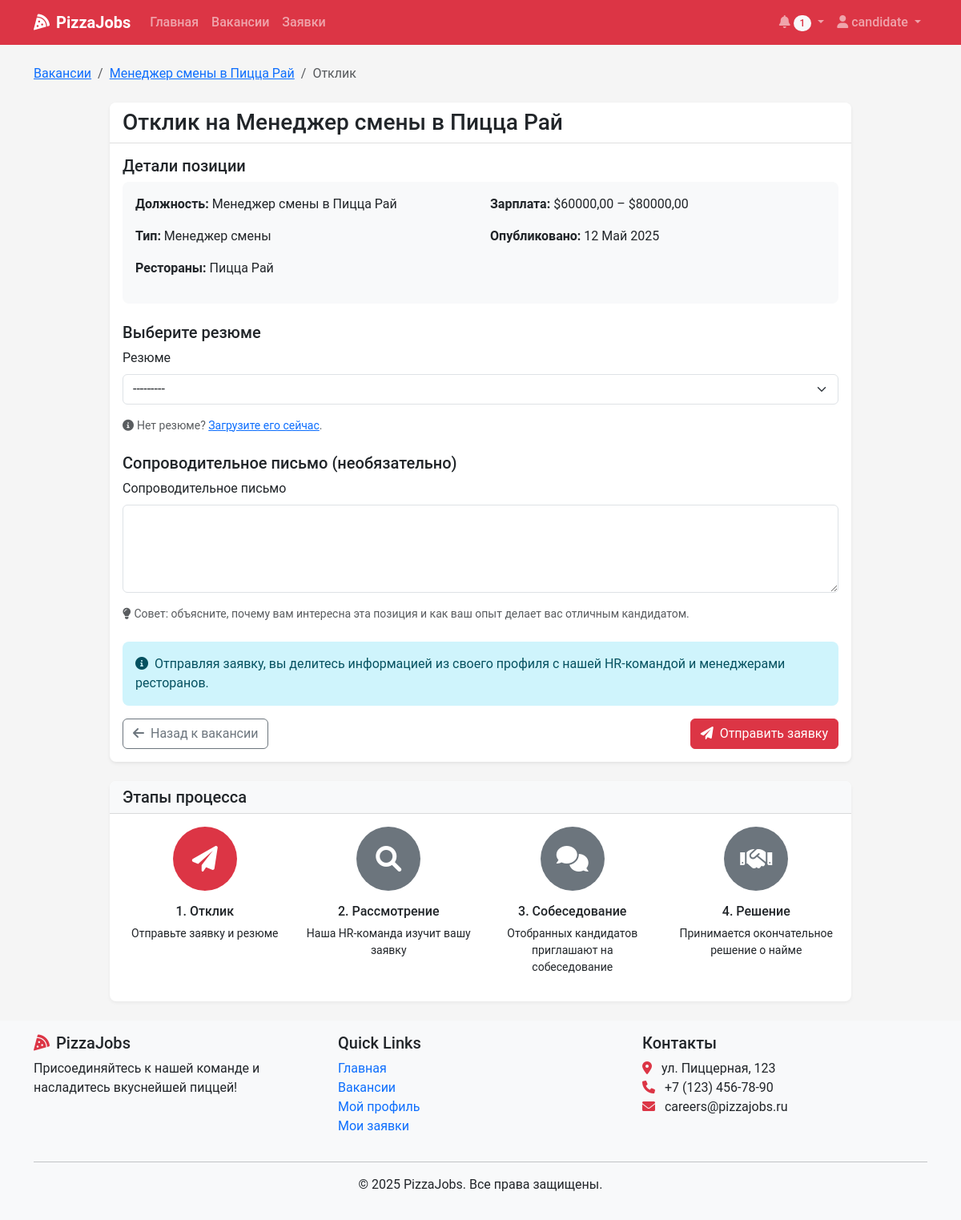
The page /vacancies/4/apply/ (signed in) on the database its author committed.
### recruitment/models.py (models this page shows, shortened)
class Vacancy(models.Model):
    title = models.CharField(max_length=100)
    position_type = models.ForeignKey(PositionType, on_delete=models.CASCADE, related_name='vacancies')
    restaurants = models.ManyToManyField(Restaurant, related_name='vacancies')
    description = models.TextField()
    requirements = models.TextField()
    responsibilities = models.TextField()
    conditions = models.TextField()
    salary_min = models.DecimalField(max_digits=10, decimal_places=2, null=True, blank=True)
    salary_max = models.DecimalField(max_digits=10, decimal_places=2, null=True, blank=True)
    is_active = models.BooleanField(default=True)
    created_at = models.DateTimeField(auto_now_add=True)
    updated_at = models.DateTimeField(auto_now=True)
    created_by = models.ForeignKey(User, on_delete=models.SET_NULL, null=True, related_name='created_vacancies')
    class Meta:
        verbose_name_plural = "Vacancies"

class PositionType(models.Model):
    title = models.CharField(max_length=100, unique=True)
    description = models.TextField()

class Restaurant(models.Model):
    name = models.CharField(max_length=100)
    address = models.CharField(max_length=255)
    city = models.CharField(max_length=100)
    manager = models.ForeignKey(User, on_delete=models.SET_NULL, null=True, blank=True, related_name='managed_restaurants')

### recruitment/views.py (the view)
# urls.py: path('vacancies/<int:vacancy_id>/apply/', views.apply_for_vacancy, name='apply_for_vacancy'),
@login_required
@candidate_required
def apply_for_vacancy(request, vacancy_id):
    vacancy = get_object_or_404(Vacancy, id=vacancy_id, is_active=True)
    if Application.objects.filter(vacancy=vacancy, user=request.user).exists():
        messages.warning(request, 'You have already applied for this position.')
        return redirect('vacancy_detail', vacancy_id=vacancy_id)
    resumes = Resume.objects.filter(user=request.user, is_active=True)
    if not resumes.exists():
        messages.warning(request, 'Please upload a resume before applying.')
        return redirect('upload_resume')
    if request.method == 'POST':
        form = ApplicationForm(request.POST, user=request.user)
        if form.is_valid():
            application = form.save(commit=False)
            application.vacancy = vacancy
            application.user = request.user
            application.save()
            for restaurant in vacancy.restaurants.all():
                if restaurant.manager:
                    Notification.objects.create(
                        user=restaurant.manager,
                        title=f"New application for {vacancy.title}",
                        message=f"A new application from {request.user.get_full_name()} has been received for {vacancy.title}."
                    )
            messages.success(request, 'Your application has been submitted successfully.')
            return redirect('vacancy_detail', vacancy_id=vacancy_id)
    else:
        form = ApplicationForm(user=request.user)
    context = {
        'form': form,
        'vacancy': vacancy,
    }
    return render(request, 'applications/apply.html', context)

### recruitment/forms.py
class ApplicationForm(forms.ModelForm):
    class Meta:
        model = Application
        fields = ['resume', 'cover_letter']
        widgets = {
            'cover_letter': forms.Textarea(attrs={'rows': 4}),
        }
        labels = {
            'resume': _('Резюме'),
            'cover_letter': _('Сопроводительное письмо'),
        }
    def __init__(self, *args, **kwargs):
        user = kwargs.pop('user', None)
        super().__init__(*args, **kwargs)
        if user:
            self.fields['resume'].queryset = Resume.objects.filter(
                user=user, is_active=True
            )

### recruitment/models.py (called while the page is built)
    def __str__(self):
        return f"{self.title} - {self.user.username}"

### templates/applications/apply.html (shortened to what this page needs)
{% extends 'base.html' %}
{% load crispy_forms_tags %}
{% block content %}
<div class="container">
    <nav aria-label="breadcrumb" class="mb-4">
        <ol class="breadcrumb">
            <li class="breadcrumb-item"><a href="{% url 'vacancy_list' %}">Вакансии</a></li>
            <li class="breadcrumb-item"><a href="{% url 'vacancy_detail' vacancy.id %}">{{ vacancy.title }}</a></li>
            <li class="breadcrumb-item active">Отклик</li>
        </ol>
    </nav>
    <div class="row justify-content-center">
        <div class="col-lg-10">
            <div class="card shadow">
                <div class="card-header bg-white">
                    <h1 class="h3 mb-0">Отклик на {{ vacancy.title }}</h1>
                </div>
                <div class="card-body">
                    <div class="mb-4">
                        <h5>Детали позиции</h5>
                        <div class="card bg-light mb-3">
                            <div class="card-body">
                                <div class="row">
                                    <div class="col-md-6">
                                        <p><strong>Должность:</strong> {{ vacancy.title }}</p>
                                        <p><strong>Тип:</strong> {{ vacancy.position_type.title }}</p>
                                        <p>
                                            <strong>Рестораны:</strong>
                                            {% for restaurant in vacancy.restaurants.all %}
                                                {{ restaurant.name }}{% if not forloop.last %}, {% endif %}
                                            {% endfor %}
                                        </p>
                                    </div>
                                    <div class="col-md-6">
                                        <p>
                                            <strong>Зарплата:</strong>
                                            {% if vacancy.salary_min and vacancy.salary_max %}
                                                ${{ vacancy.salary_min }} – ${{ vacancy.salary_max }}
                                            {% elif vacancy.salary_min %}
                                                От ${{ vacancy.salary_min }}
                                            {% elif vacancy.salary_max %}
                                                До ${{ vacancy.salary_max }}
                                            {% else %}
                                                Не указана
                                            {% endif %}
                                        </p>
                                        <p><strong>Опубликовано:</strong> {{ vacancy.created_at|date:"j F Y" }}</p>
                                    </div>
                                </div>
                            </div>
                        </div>
                    </div>
                    <form method="post">
                        <div class="mb-4">
                            <h5>Выберите резюме</h5>
                            {{ form.resume|as_crispy_field }}
                            <div class="text-muted small">
                                <i class="fas fa-info-circle me-1"></i>Нет резюме? <a href="{% url 'upload_resume' %}">Загрузите его сейчас</a>.
                            </div>
                        </div>
                        <div class="mb-4">
                            <h5>Сопроводительное письмо (необязательно)</h5>
                            {{ form.cover_letter|as_crispy_field }}
                            <div class="text-muted small">
                                <i class="fas fa-lightbulb me-1"></i>Совет: объясните, почему вам интересна эта позиция и как ваш опыт делает вас отличным кандидатом.
                            </div>
                        </div>
                        <div class="alert alert-info">
                            <i class="fas fa-info-circle me-2"></i>Отправляя заявку, вы делитесь информацией из своего профиля с нашей HR-командой и менеджерами ресторанов.
                        </div>
                        <div class="d-flex justify-content-between">
                            <a href="{% url 'vacancy_detail' vacancy.id %}" class="btn btn-outline-secondary">
                                <i class="fas fa-arrow-left me-2"></i>Назад к вакансии
                            </a>
                            <button type="submit" class="btn btn-danger">
                                <i class="fas fa-paper-plane me-2"></i>Отправить заявку
                            </button>
                        </div>
                    </form>
                </div>
            </div>
            <div class="card mt-4 shadow-sm">
                <div class="card-header bg-light">
                    <h5 class="mb-0">Этапы процесса</h5>
                </div>
                <div class="card-body">
                    <div class="row">
                        <div class="col-md-3 text-center">
                            <div class="rounded-circle bg-danger text-white d-flex align-items-center justify-content-center mx-auto mb-3" style="width: 80px; height: 80px;">
                                <i class="fas fa-paper-plane fa-2x"></i>
                            </div>
                            <h6>1. Отклик</h6>
                            <p class="small">Отправьте заявку и резюме</p>
                        </div>
                        <div class="col-md-3 text-center">
                            <div class="rounded-circle bg-secondary text-white d-flex align-items-center justify-content-center mx-auto mb-3" style="width: 80px; height: 80px;">
                                <i class="fas fa-search fa-2x"></i>
                            </div>
                            <h6>2. Рассмотрение</h6>
                            <p class="small">Наша HR-команда изучит вашу заявку</p>
                        </div>
                        <div class="col-md-3 text-center">
                            <div class="rounded-circle bg-secondary text-white d-flex align-items-center justify-content-center mx-auto mb-3" style="width: 80px; height: 80px;">
                                <i class="fas fa-comments fa-2x"></i>
                            </div>
                            <h6>3. Собеседование</h6>
                            <p class="small">Отобранных кандидатов приглашают на собеседование</p>
                        </div>
                        <div class="col-md-3 text-center">
                            <div class="rounded-circle bg-secondary text-white d-flex align-items-center justify-content-center mx-auto mb-3" style="width: 80px; height: 80px;">
                                <i class="fas fa-handshake fa-2x"></i>
                            </div>
                            <h6>4. Решение</h6>
                            <p class="small">Принимается окончательное решение о найме</p>
                        </div>
                    </div>
                </div>
            </div>
        </div>
    </div>
</div>
{% endblock %}

### templates/base.html (shortened to what this page needs)
<!DOCTYPE html>
<html lang="ru">
<head>
    <link href="https://cdn.jsdelivr.net/npm/bootstrap@5.3.0-alpha1/dist/css/bootstrap.min.css" rel="stylesheet">
    <link rel="stylesheet" href="https://cdnjs.cloudflare.com/ajax/libs/font-awesome/6.0.0/css/all.min.css">
    <link rel="stylesheet" href="/static/css/main.css">
</head>
<body>
    <nav class="navbar navbar-expand-lg navbar-dark bg-danger sticky-top">
        <div class="container">
            <a class="navbar-brand" href="{% url 'home' %}">
                <i class="fas fa-pizza-slice me-2"></i>PizzaJobs
            </a>
            <div class="collapse navbar-collapse" id="navbarNav">
                <ul class="navbar-nav me-auto">
                    <li class="nav-item">
                        <a class="nav-link" href="{% url 'home' %}">Главная</a>
                    </li>
                    <li class="nav-item">
                        <a class="nav-link" href="{% url 'vacancy_list' %}">Вакансии</a>
                    </li>
                    {% if user.is_authenticated %}
                        <li class="nav-item">
                            <a class="nav-link" href="{% url 'application_list' %}">Заявки</a>
                        </li>
                    {% endif %}
                </ul>
                <ul class="navbar-nav">
                    {% if user.is_authenticated %}
                        <li class="nav-item dropdown">
                            <a class="nav-link dropdown-toggle" href="#" id="notificationDropdown" role="button" data-bs-toggle="dropdown">
                                <i class="fas fa-bell"></i>
                                {% if user.notifications.filter.exists %}
                                <span class="badge rounded-pill bg-light text-danger">
                                    {{ user.notifications.filter.count }}
                                </span>
                                {% endif %}
                            </a>
                        </li>
                        <li class="nav-item dropdown">
                            <a class="nav-link dropdown-toggle" href="#" id="userDropdown" role="button" data-bs-toggle="dropdown">
                                <i class="fas fa-user"></i> {{ user.username }}
                            </a>
                        </li>
                    {% endif %}
                </ul>
            </div>
        </div>
    </nav>
    <main class="py-4">
        {% block content %}{% endblock %}
    </main>
    <footer class="footer mt-auto py-3 bg-light">
        <div class="container">
            <div class="row">
                <div class="col-md-4">
                    <h5><i class="fas fa-pizza-slice text-danger me-2"></i>PizzaJobs</h5>
                    <p>Присоединяйтесь к нашей команде и насладитесь вкуснейшей пиццей!</p>
                </div>
                <div class="col-md-4">
                    <h5>Quick Links</h5>
                    <ul class="list-unstyled">
                        <li><a href="{% url 'home' %}" class="text-decoration-none">Главная</a></li>
                        <li><a href="{% url 'vacancy_list' %}" class="text-decoration-none">Вакансии</a></li>
                        {% if user.is_authenticated %}
                            <li><a href="{% url 'view_profile' %}" class="text-decoration-none">Мой профиль</a></li>
                            <li><a href="{% url 'application_list' %}" class="text-decoration-none">Мои заявки</a></li>
                        {% else %}
                            <li><a href="{% url 'login' %}" class="text-decoration-none">Войти</a></li>
                            <li><a href="{% url 'register' %}" class="text-decoration-none">Регистрация</a></li>
                        {% endif %}
                    </ul>
                </div>
                <div class="col-md-4">
                    <h5>Контакты</h5>
                    <address>
                        <i class="fas fa-map-marker-alt text-danger me-2"></i> ул. Пиццерная, 123<br>
                        <i class="fas fa-phone text-danger me-2"></i> +7 (123) 456-78-90<br>
                        <i class="fas fa-envelope text-danger me-2"></i> careers@pizzajobs.ru
                    </address>
                </div>
            </div>
            <hr>
            <div class="text-center">
                <p>&copy; 2025 PizzaJobs. Все права защищены.</p>
            </div>
        </div>
    </footer>
</body>
</html>

### static/css/main.css (style rules this page uses)
:root { --pizza-red: #dc3545; --pizza-green: #198754; --pizza-white: #ffffff; --pizza-light: #f8f9fa; --pizza-dark: #212529; --pizza-secondary: #6c757d; }
body { font-family: 'Roboto', 'Segoe UI', Arial, sans-serif; color: var(--pizza-dark); background-color: #f5f5f5; min-height: 100vh; display: flex; flex-direction: column; }
main { flex: 1; }
.card { border-radius: 0.5rem; border: none; overflow: hidden; }
.card-header { border-bottom: 1px solid rgba(0, 0, 0, 0.125); }
.card-header.bg-white { background-color: white; }
.card.shadow { box-shadow: 0 0.125rem 0.25rem rgba(0, 0, 0, 0.075) !important; }
.card.shadow-sm { box-shadow: 0 0.125rem 0.25rem rgba(0, 0, 0, 0.05) !important; }
.navbar-dark.bg-danger { background-color: var(--pizza-red) !important; }
.nav-link { font-weight: 500; }
.navbar-brand { font-weight: 700; }
.footer { background-color: var(--pizza-light); padding: 2rem 0; margin-top: auto; }
.badge { font-weight: 500; padding: 0.35em 0.65em; }
.alert { border-radius: 0.5rem; border: none; }

### rows shown on the page
Vacancy: title "Менеджер смены в Пицца Рай", position_type "Менеджер смены", salary_min "60000,00", salary_max "80000,00", created_at "12 Май 2025"
Restaurant: name "Пицца Рай"

### other values the page prints
{{ user.notifications.filter.count }} "1"
{{ user.username }} "candidate"
